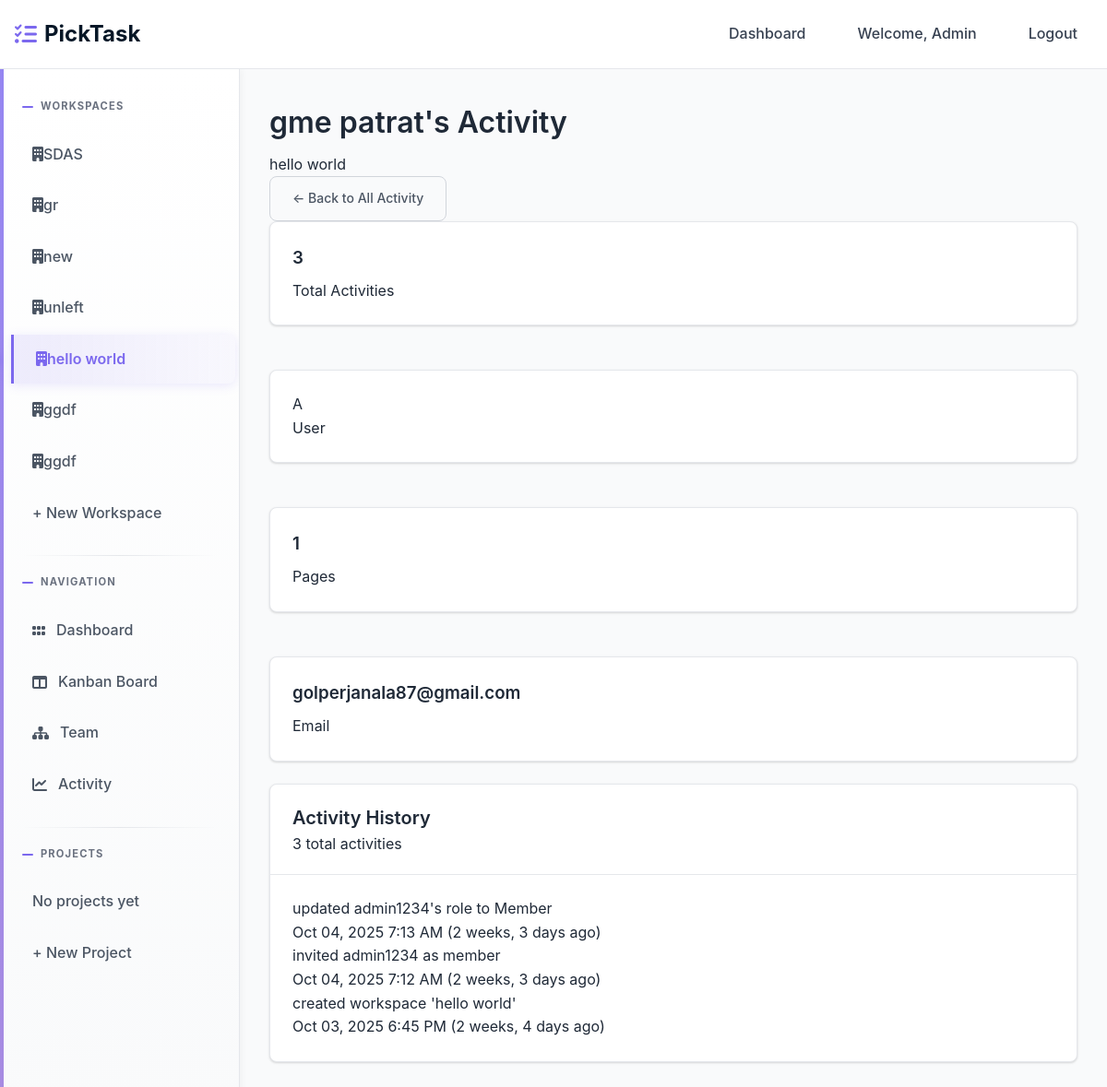
The app's page /activity/3/user/3/ (signed in) with its own data.
### home/models.py (models this page shows)
class User(AbstractUser):
    full_name = models.CharField(max_length=255, blank=True, null=True)
    created_at = models.DateTimeField(auto_now_add=True)

### workspace/models.py (models this page shows, shortened)
class Membership(models.Model):
    ROLE_CHOICES = [
        ('admin', 'Admin'),
        ('member', 'Member'),
    ]
    user = models.ForeignKey(settings.AUTH_USER_MODEL, on_delete=models.CASCADE, related_name='memberships')
    workspace = models.ForeignKey(Workspace, on_delete=models.CASCADE, related_name='memberships')
    role = models.CharField(max_length=20, choices=ROLE_CHOICES, default='member')
    joined_at = models.DateTimeField(auto_now_add=True)
    class Meta:
        unique_together = ['user', 'workspace']
        ordering = ['-joined_at']

class Workspace(models.Model):
    name = models.CharField(max_length=255)
    created_by = models.ForeignKey(settings.AUTH_USER_MODEL, on_delete=models.CASCADE, related_name='workspaces_created')
    created_at = models.DateTimeField(auto_now_add=True)
    class Meta:
        ordering = ['-created_at']

class ActivityLog(models.Model):
    workspace = models.ForeignKey(Workspace, on_delete=models.CASCADE, related_name='activities')
    user = models.ForeignKey(settings.AUTH_USER_MODEL, on_delete=models.CASCADE, related_name='activities')
    action = models.CharField(max_length=500)
    timestamp = models.DateTimeField(auto_now_add=True)
    class Meta:
        ordering = ['-timestamp']

### workspace/decorators.py (the view)
    def wrapper(request, workspace_id, *args, **kwargs):
        workspace = get_object_or_404(Workspace, id=workspace_id)
        if not Membership.objects.filter(user=request.user, workspace=workspace).exists():
            messages.error(request, "You don't have access to this workspace")
            return redirect('workspace:dashboard')
        return view_func(request, workspace_id, *args, **kwargs)

### activity/views.py (called while the page is built)
@login_required
@workspace_required
def user_activity(request, workspace_id, user_id):
    workspace = get_object_or_404(Workspace, id=workspace_id)
    from workspace.models import Membership
    user_membership = get_object_or_404(Membership, workspace=workspace, user_id=user_id)
    user_activities = ActivityLog.objects.filter(
        workspace=workspace,
        user_id=user_id
    ).select_related('user').order_by('-timestamp')
    paginator = Paginator(user_activities, 20)
    page_number = request.GET.get('page')
    page_obj = paginator.get_page(page_number)
    context = {
        'workspace': workspace,
        'page_obj': page_obj,
        'activities': page_obj.object_list,
        'target_user': user_membership.user,
        'total_activities': user_activities.count(),
    }
    return render(request, 'activity/user_activity.html', context)

### templates/activity/user_activity.html (shortened to what this page needs)
{% extends 'base.html' %}
{% load static %}
{% block content %}
<div class="flex justify-between items-center mb-6">
    <div>
        <h1>{{ target_user.get_full_name|default:target_user.username }}'s Activity</h1>
        <p class="text-gray-600">{{ workspace.name }}</p>
    </div>
    <div class="flex gap-3">
        <a href="{% url 'activity:activity' workspace.id %}" class="btn btn-outline">
            ← Back to All Activity
        </a>
    </div>
</div>
<div class="grid grid-cols-1 md:grid-cols-4 gap-4 mb-6">
    <div class="card text-center">
        <div class="card-body p-4">
            <h3 class="text-2xl font-bold text-primary">{{ total_activities }}</h3>
            <p class="text-gray-600 text-sm">Total Activities</p>
        </div>
    </div>
    <div class="card text-center">
        <div class="card-body p-4">
            <div class="w-12 h-12 bg-primary rounded-full flex items-center justify-center text-white font-semibold text-lg mx-auto mb-2">
                {{ target_user.username|first|upper }}
            </div>
            <p class="text-gray-600 text-sm">User</p>
        </div>
    </div>
    <div class="card text-center">
        <div class="card-body p-4">
            <h3 class="text-2xl font-bold text-warning">{{ page_obj.paginator.num_pages }}</h3>
            <p class="text-gray-600 text-sm">Pages</p>
        </div>
    </div>
    <div class="card text-center">
        <div class="card-body p-4">
            <h3 class="text-2xl font-bold text-success">{{ target_user.email }}</h3>
            <p class="text-gray-600 text-sm">Email</p>
        </div>
    </div>
</div>
<div class="card">
    <div class="card-header">
        <h2 class="card-title">Activity History</h2>
        <span class="text-sm text-gray-500">{{ total_activities }} total activities</span>
    </div>
    <div class="card-body p-0">
        {% for activity in activities %}
        <div class="activity-item border-b border-gray-200 last:border-b-0 p-4 hover:bg-gray-50">
            <div class="flex items-start justify-between">
                <div class="flex-1">
                    <p class="text-gray-700">{{ activity.action }}</p>
                    <p class="text-sm text-gray-500 mt-1">
                        {{ activity.timestamp|date:"M d, Y g:i A" }}
                        ({{ activity.timestamp|timesince }} ago)
                    </p>
                </div>
            </div>
        </div>
        {% empty %}
        <div class="text-center py-12">
            <div class="text-4xl mb-4">👤</div>
            <h3 class="text-lg font-semibold text-gray-600 mb-2">No activities found</h3>
            <p class="text-gray-500">{{ target_user.username }} hasn't performed any actions in this workspace yet.</p>
        </div>
        {% endfor %}
    </div>
</div>
{% endblock %}

### templates/base.html (shortened to what this page needs)
<!DOCTYPE html>
<html lang="en">
  <head>
    <link href="https://cdnjs.cloudflare.com/ajax/libs/font-awesome/6.0.0/css/all.min.css" rel="stylesheet">
  </head>
  <body>
    <nav class="navbar" id="navbar" role="navigation" aria-label="Main navigation">
      <div class="nav-container">
        <a href="{% url 'workspace:dashboard' %}" class="logo" aria-label="PickTask home">
          <i class="fas fa-tasks" aria-hidden="true"></i>
          PickTask
        </a>
        <div class="nav-links" id="nav-links">
          {% if user.is_authenticated %}
          <a href="{% url 'workspace:dashboard' %}" class="nav-link {% if request.resolver_match.url_name == 'dashboard' %}active{% endif %}">Dashboard</a>
          <span class="nav-link">Welcome, {{ user.username }}</span>
          <a href="{% url 'authentication:logout' %}" class="nav-link">Logout</a>
          {% else %}
          <a href="{% url 'authentication:login' %}" class="nav-link">Login</a>
          <a href="{% url 'authentication:register' %}" class="nav-link">Register</a>
          {% endif %}
        </div>
      </div>
    </nav>
    <div class="app-layout">
      {% if user.is_authenticated %}
      <aside class="sidebar">{% include 'partials/sidebar.html' %}</aside>
      {% endif %}
      <main class="main-content">
        {% block content %}{% endblock %}
      </main>
    </div>
  </body>
</html>

### templates/partials/sidebar.html
<div class="sidebar-section">
  <div class="sidebar-title">Workspaces</div>
  {% for membership in user.memberships.all %}
  <a
    href="{% url 'workspace:workspace-detail' membership.workspace.id %}"
    class="sidebar-link {% if current_workspace.id == membership.workspace.id %}active{% endif %}"
  >
    <span
      ><i class="fa-solid fa-building"></i>{{membership.workspace.name}}</span
    >
  </a>
  {% endfor %}
  <a
    href="{% url 'workspace:create-workspace' %}"
    class="sidebar-link {% if request.resolver_match.url_name == 'create-workspace' %}active{% endif %}"
  >
    + New Workspace
  </a>
</div>
{% if current_workspace %}
<div class="sidebar-section">
  <div class="sidebar-title">Navigation</div>
  <a
    href="{% url 'workspace:workspace-detail' current_workspace.id %}"
    class="sidebar-link {% if request.resolver_match.url_name == 'workspace-detail' %}active{% endif %}"
    ><i class="fa-solid fa-grip"></i>Dashboard
  </a>
  <a
    href="{% url 'kanban:kanban' current_workspace.id %}"
    class="sidebar-link {% if request.resolver_match.url_name == 'kanban' %}active{% endif %}"
    ><i class="fa-solid fa-table-columns"></i>Kanban Board
  </a>
  <a
    href="{% url 'team:team' current_workspace.id %}"
    class="sidebar-link {% if request.resolver_match.url_name == 'team' %}active{% endif %}"
    ><i class="fa-solid fa-sitemap"></i>Team
  </a>
  <a
    href="{% url 'activity:activity' current_workspace.id %}"
    class="sidebar-link {% if request.resolver_match.url_name == 'activity' %}active{% endif %}"
    ><i class="fa-solid fa-chart-line"></i>Activity
  </a>
</div>
<div class="sidebar-section">
  <div class="sidebar-title">Projects</div>
  {% for project in current_workspace.projects.all %}
  <a
    href="{% url 'kanban:kanban' current_workspace.id %}?project={{ project.id }}"
    class="sidebar-link"
    ><i class="fa-solid fa-list-check"></i>{{ project.name }}
  </a>
  {% empty %}
  <span class="sidebar-link text-muted">No projects yet</span>
  {% endfor %}
  <a
    href="{% url 'workspace:create-project' current_workspace.id %}"
    class="sidebar-link"
  >
    + New Project
  </a>
</div>
{% endif %}

### records on screen
User: username "Admin", get_full_name "gme patrat", username|first "A", email "golperjanala87@gmail.com"
Membership: workspace.name "SDAS"
Membership: workspace.name "gr"
Membership: workspace.name "new"
Membership: workspace.name "unleft"
Membership: workspace.name "hello world"
Membership: workspace.name "ggdf"
Membership: workspace.name "ggdf"
Workspace: name "hello world"
ActivityLog: action "updated admin1234's role to Member", timestamp "Oct 04, 2025 7:13 AM", timestamp "2 weeks, 3 days"
ActivityLog: action "invited admin1234 as member", timestamp "Oct 04, 2025 7:12 AM", timestamp "2 weeks, 3 days"
ActivityLog: action "created workspace 'hello world'", timestamp "Oct 03, 2025 6:45 PM", timestamp "2 weeks, 4 days"

### other values on screen
{{ total_activities }} "3"
{{ page_obj.paginator.num_pages }} "1"
